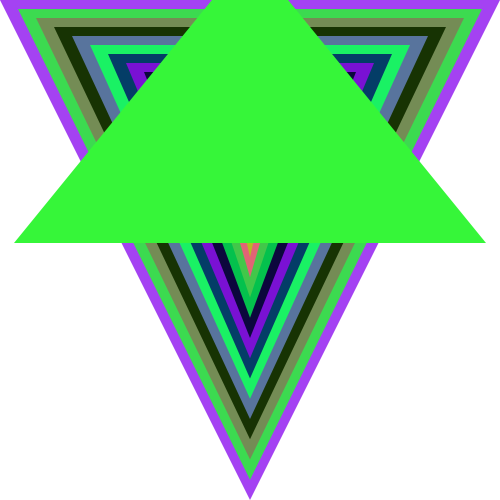
Frame 1 (no input)
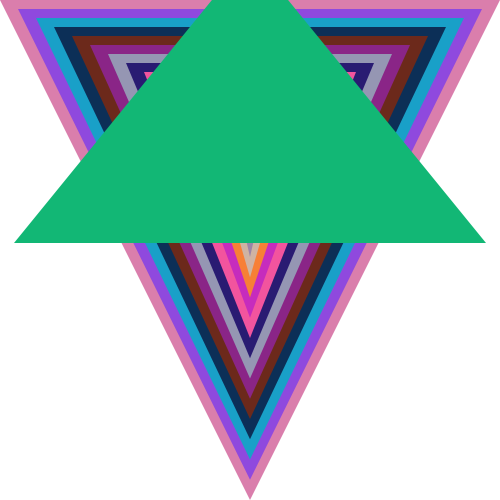
Frame 2 (the mouse pressed at the canvas centre, redrawn once)

The Processing sketch that drew these frames (run headless with seeded random() and noise(); the mouse was pressed at the canvas centre and the sketch redrawn once):

// Processing sketch: lewitts_d
// ── lewitts_d.pde

int a;
int b;
int c;

void setup () {
  size(500, 500);
}

void draw () {
  background (255);
  
  //strokeWeight(10);
  //stroke(0);
  //rect(40, 40, 420, 430);  
  
  //noLoop();
  //for (int i=0; i<50; i = i++)
  //for (int k=0; k<50; k = k+14)
  { 
    noLoop();
    for( int i = 0; i < 250; i = i + 9){
    noStroke();
    int a = int(random(255));
    int b = int(random(255));
    int c = int(random(255));
    fill(a, b, c);
    triangle(0 + i*2, 0 + i, 250, 500 - i*2.25, 500 - i*2, 0 + i);
  }}
}

void mousePressed() {
  println(mouseX, mouseY);
}
